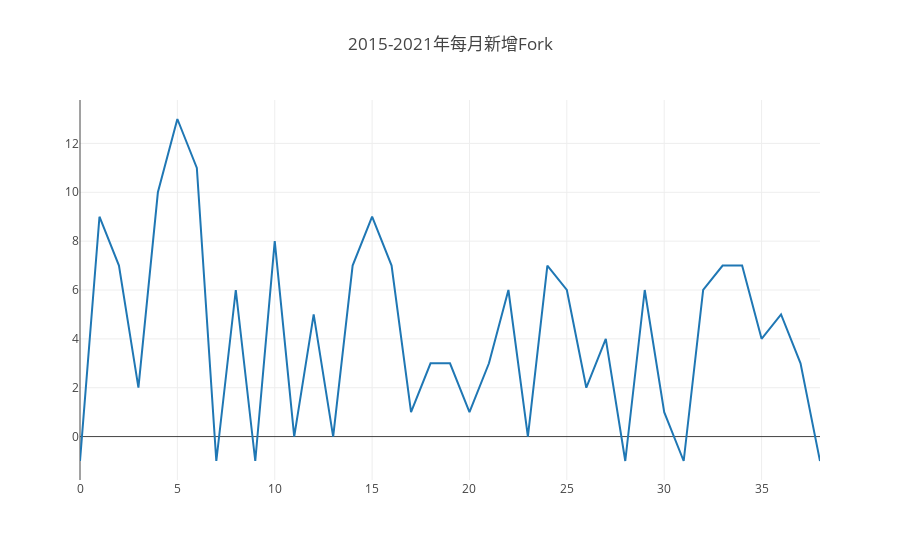

Notebook code for this chart:
### Code cell
var data=[];
var data1=[];
var res=openDigger.driver.clickhouse.query(`Select toYear(created_at)*100+toMonth(created_at)as month,max(repo_forks_count)as count
from github_log.events 
where repo_id=2209077
and type='PullRequestEvent'
group by month
order by month
`).then(res=>{
        for(var m=1;m<=39;m++)
                (data.push(res[m].count-res[m-1].count),
                 data1.push([res[m].month,res[m].count-res[m-1].count])
                );
                 console.log(data);
                 console.log(data1);
        openDigger.render.plotly([{
                   y: data 
        }], {title: `2015-2021年每月新增Fork` })
        console.table(data1);


})

### Figure 1 — Plotly figure (JSON) as saved in the notebook; plotly's stock layout.template omitted (floating-point values rounded to 4 significant figures)
{"data": [{"y": [-1, 9, 7, 2, 10, 13, 11, -1, 6, -1, 8, 0, 5, 0, 7, 9, 7, 1, 3, 3, 1, 3, 6, 0, 7, 6, 2, 4, -1, 6, 1, -1, 6, 7, 7, 4, 5, 3, -1]}], "layout": {"autosize": true, "title": {"text": "2015-2021年每月新增Fork"}, "xaxis": {"autorange": true, "range": [0, 38]}, "yaxis": {"autorange": true, "range": [-1.778, 13.78], "type": "linear"}}}
